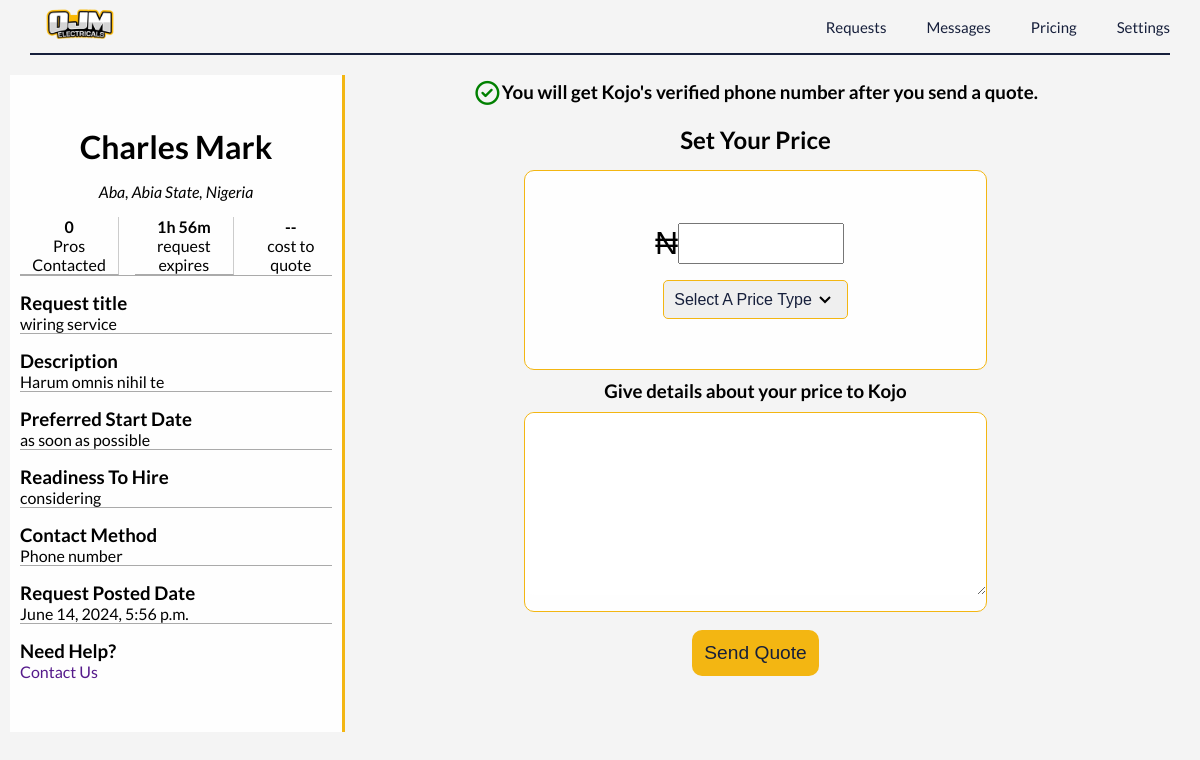
/request/6/ (signed in), run on the app's committed database.
### ojm_core/models.py (models this page shows, shortened)
class Request(models.Model):
    user = models.ForeignKey(User, on_delete=models.CASCADE)
    query = models.CharField(max_length=255)
    service_description = models.TextField()
    additional_files = models.FileField(upload_to='additional_files/', blank=True, null=True)
    job_start = models.CharField(max_length=20, blank=True, null=True)
    readiness = models.CharField(max_length=20, blank=True, null=True)
    start_date = models.DateField(blank=True, null=True)
    created_at = models.DateTimeField(auto_now_add=True)
    class Meta:
        ordering = ('-created_at',)

### userauth/models.py (models this page shows, shortened)
class User(AbstractUser):
    email = models.EmailField(unique=True)
    first_name = models.CharField(max_length=150, blank=True)
    last_name = models.CharField(max_length=150, blank=True)
    phone_number = models.CharField(max_length=25, blank=True)
    whatsapp_number = models.CharField(max_length=25, blank=True)
    USERNAME_FIELD = 'email'
    REQUIRED_FIELDS = ['username']

class ElectricianProfile(models.Model):
    user = models.OneToOneField(User, on_delete=models.CASCADE)
    business_name = models.CharField(max_length=255)
    service_description = models.TextField()
    profile_picture = models.ImageField(upload_to=user_directory_path, blank=True, null=True)
    founded_date = models.DateField()
    registered = models.BooleanField(default=False)
    country = models.CharField(max_length=50, choices=WEST_AFRICAN_COUNTRIES)
    state = models.CharField(max_length=50, choices=NIGERIAN_STATES)
    city = models.CharField(max_length=255)
    address = models.CharField(max_length=255)
    terms = models.BooleanField(default=False)
    number_of_employees = models.IntegerField(default=0)
    website_url = models.URLField(max_length=200, blank=True, null=True)
    youtube_url = models.URLField(max_length=200, blank=True, null=True)
    prices = models.TextField(blank=True, null=True)
    qualification = models.TextField(blank=True, null=True)
    cac_verified = models.BooleanField(default=False)
    id_verified = models.BooleanField(default=False)
    cac = models.CharField(max_length=200, blank=True, null=True)
    class Meta:
        verbose_name_plural = "Electricians"

### ojm_core/views.py (the view)
# urls.py: path('request/<int:request_id>/', views.request_detail, name='request_detail'),
@login_required
def request_detail(request, request_id):
    req = get_object_or_404(Request, id=request_id)
    user_profile = None
    if hasattr(req.user, 'customerprofile'):
        user_profile = req.user.customerprofile
    elif hasattr(req.user, 'electricianprofile'):
        user_profile = req.user.electricianprofile
    subscription = get_object_or_404(Subscription, user=request.user)
    total_quotes = SUBSCRIPTION_TOTAL_QUOTES.get(subscription.name, 0)
    remaining_quotes = subscription.remaining_quotes
    used_quotes = total_quotes - remaining_quotes
    subscribed = subscription.status == "Active"
    context = {
        'req': req,
        'user_profile': user_profile,
        'total_quotes': total_quotes,
        'used_quotes': used_quotes,
        'remaining_quotes': remaining_quotes,
        'subscribed':subscribed
    }
    return render(request, 'request_detail.html', context)

### templates/request_detail.html (shortened to what this page needs)
{% load static %}
<!DOCTYPE html>
<html lang="en">
<head>
    <link rel="stylesheet" href="https://unicons.iconscout.com/release/v4.0.8/css/line.css" />
    <link rel="stylesheet" href="{% static 'Css/request_detail.css' %}">
</head>
<body>
    <section>
        <div class="heading">
            <a href="{% url 'ojm_core:index' %}" class="nav_logo"><img src="{% static 'Assest/Img/ojm.png' %}" alt="Ojm" /></a>
            <div class="nav">
                <a href="{%url 'ojm_core:requests'%}" class="">
                     Requests
                </a>
                <a href="{%url 'chatapp:messages'%}" class="">
                     Messages
                </a>
                <a href="{% url 'payment:pay' %}" class="">
                    Pricing
                </a>
                <a href="{% url 'ojm_core:dashboard' %}" class="">
                    Settings
                </a>
            </div>
        </div>
        <div class="request-container">
            <div class="details">
                <div class="quote">
                    {% if req.user.first_name %}
                    <p class="username">{{ req.user.first_name }} {{ req.user.last_name }}</p>
                    {% else %}
                    <p class="username">{{ req.user.username|title }}</p>
                    {% endif %}
                    <p class="location">{{ user_profile.city|title }}, {{ user_profile.state|title }} State, {{ user_profile.country|title }}</p>
                    <div class="quote-detail">
                        <div class="pros-contacted">
                            <p>0</p>
                            <p>Pros Contacted</p>
                        </div>
                        <div class="request-expiry">
                            <p>1h 56m</p>
                            <p>request expires</p>
                        </div>
                        <div class="cost-quote">
                            {%if subscribed%}
                            <p>--</p>
                            {%else%}
                            <p>₦500</p>
                            {% endif %}
                            <p>cost to quote</p>
                        </div>
                    </div>
                </div>
                <div class="request-title">
                    <h3>Request title</h3>
                    <p>{{ req.query }}</p>
                </div>
                <div class="request-description">
                    <h3>Description</h3>
                    <p>{{ req.service_description }}</p>
                </div>
                <div class="start-date">
                    <h3>Preferred Start Date</h3>
                    {% if req.start_date %}
                    <p>{{ req.start_date }}</p>
                    {% else %}
                    <p>{{ req.job_start }}</p>
                    {% endif %}
                </div>
                <div class="readiness">
                    <h3>Readiness To Hire</h3>
                    <p>{{ req.readiness }}</p>
                </div>
                <div class="contact-method">
                    <h3>Contact Method</h3>
                    <p>Phone number</p>
                </div>
                <div class="request-date">
                    <h3>Request Posted Date</h3>
                    <p>{{ req.created_at }}</p>
                </div>
                <div class="contact-us">
                    <h3>Need Help?</h3>
                    <a href="">Contact Us</a>
                </div>
            </div>
            <form id="quote-form">
                <div class="price">
                    <div class="set-price">
                        <h3><i class="uil uil-check-circle"></i>You will get {{ req.user.username|title }}'s verified phone number after you send a quote.</h3>
                        <h2>Set Your Price</h2>
                        <div class="set">
                            <div class="number"><span>₦</span><input type="number" name="price" required></div>
                            <select name="price_type" id="" required>
                                <option value="">Select A Price Type</option>
                            </select>
                        </div>
                    </div>
                    <div class="price-details">
                        <h3>Give details about your price to {{ req.user.username|title }}</h3>
                        <div class="detail">
                            <textarea name="price_details" id="price-box" required></textarea>
                        </div>
                    </div>
                    <div class="send-quote">
                        <input type="submit" value="Send Quote">
                    </div>
                </div>
            </form>
        </div>
    </section>
</body>
</html>

### static/Css/request_detail.css (style rules this page uses)
:root { --main-color-one: rgb(243, 182, 18); --main-color-two: rgb(22, 31, 59); --background-color: #f4f4f4; --sidebar-width: 250px; --navbar-height: 60px; }
* { box-sizing: border-box; padding: 0; margin: 0; }
body { margin: 0; font-family: Lato, sans-serif; background-color: var(--background-color); }
a { text-decoration: none; }
.heading img { width: 100px; height: 50px; object-fit: cover; }
.heading { display: flex; justify-content: space-between; align-items: center; width: 95%; margin: auto; }
.nav { display: flex; justify-content: space-around; align-items: center; gap: 2.5rem; }
.nav a { color: var(--main-color-two); font-weight: 500; font-size: 15px; }
select { padding: 10px; font-size: 16px; border: 1px solid var(--main-color-one); border-radius: 5px; width: 100%; appearance: none; -webkit-appearance: none; background-image: url('../Assest/Img/arrow-down.png'); background-repeat: no-repeat; background-position: right 10px top 50%; cursor: pointer; color: var(--main-color-two); }
select option { padding: 10px; }
.heading { border-bottom: 2px solid var(--main-color-two); }
.request-container { margin-top: 10px; display: flex; width: 98%; padding: 10px; }
.details { width: 40%; display: flex; justify-content: center; flex-direction: column; gap: 1rem; border-right: 3px solid var(--main-color-one); padding: 10px; background: #fefefe; }
.details h3 { text-align: left; }
.username { font-size: 2rem; font-weight: 600; }
.location { font-weight: 500; font-style: italic; }
.username,.location { text-align: center; }
.quote { display: flex; flex-direction: column; justify-content: center; gap: 1rem; }
.details div:not(:nth-last-of-type(1)) { border-bottom: .2px solid #aaa; }
.quote-detail { display: flex; gap: 1rem; border: 0; }
.quote-detail p { text-align: center; }
.pros-contacted p:first-of-type,.request-expiry p:first-of-type,.cost-quote p:first-of-type { font-weight: 600; }
.pros-contacted { border-right: 1px solid #ccc; }
.request-expiry { border-right: 1px solid #ccc; }
.request-container form { display: flex; justify-content: center; width: 100%; }
form .price { display: flex; flex-direction: column; }
.price h2 { text-align: center; }
.price h3 { display: flex; align-items: center; justify-content: center; }
.price .set,.price .detail { width: 80%; margin: auto; height: 200px; background: #fefefe; display: flex; flex-direction: column; justify-content: center; align-items: center; gap: 1rem; border-radius: 10px; border: 1px solid var(--main-color-one); margin-bottom: 10px; }
.price .set select { width: 40%; }
.price-details h3 { margin-bottom: 10px; }
.price .detail textarea { width: 100%; height: 100%; border: none; outline: none; font-size: 20px; border-radius: 10px; }
.set .number { font-size: 2rem; }
.set input { width: 50%; text-align: center; font-size: 2rem; }
.set div { margin-left: 130px; }
.set-price { display: flex; flex-direction: column; gap: 1rem; }
.price i { font-size: 1.8rem; color: green; }
.send-quote { display: flex; align-items: flex-end; justify-content: center; padding: 8px; }
.send-quote input { padding: 12px; font-size: larger; border-radius: 10px; border: 0; background: var(--main-color-one); color: var(--main-color-two); margin-bottom: 3rem; }

### data on the page
Request: user.first_name "Charles", user.last_name "Mark", query "wiring service", service_description "Harum omnis nihil te", job_start "as soon as possible", readiness "considering", created_at "June 14, 2024, 5:56 p.m.", user.username "Kojo"
ElectricianProfile: city "Aba", state "Abia", country "Nigeria"
